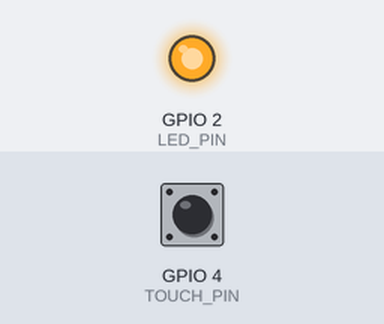
The sketch below on a simulated ESP32. On the bench: output pins drawn as LEDs (lit = HIGH). The inputs (shaded band) are chosen by the test bench; at power-on: GPIO 4 (TOUCH_PIN) HIGH. What the sketch prints to the serial monitor is not drawn.

Above: at 0.1 s.
Timing chart, 0 to 1.6 s (numbered marks = the images above):
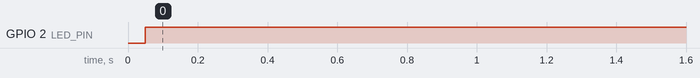

The sketch:

sketch_jun28a.ino
```cpp
/*
ex04 触摸自锁LED开关
关联实验：基础IO点灯、触摸引脚读取
功能：单次触摸翻转LED，防抖+上升沿边缘检测，自锁保持状态
*/
#define TOUCH_PIN 4    // T0对应GPIO4触摸引脚
#define LED_PIN 2      // ESP32板载LED引脚
#define THRESHOLD 400   // 触摸阈值，可根据串口读数微调

// 作业要求：布尔型状态变量存储LED状态
bool ledState = false;
// 用于边缘检测，记录上一次触摸状态
bool lastTouchFlag = false;

void setup() {
  Serial.begin(115200);
  pinMode(LED_PIN, OUTPUT);
  digitalWrite(LED_PIN, LOW); // 上电默认熄灭
}

void loop() {
  int touchValue = touchRead(TOUCH_PIN);
  bool nowTouch = (touchValue < THRESHOLD);

  // 边缘检测：上一时刻未触摸，当前刚触摸（触发瞬间）
  if (nowTouch == true && lastTouchFlag == false)
  {
    delay(50); // 软件防抖延时，过滤手抖杂波
    touchValue = touchRead(TOUCH_PIN);
    if (touchValue < THRESHOLD)
    {
      ledState = !ledState;       // 翻转LED状态
      digitalWrite(LED_PIN, ledState);
      Serial.print("触摸触发，LED状态：");
      Serial.println(ledState ? "点亮" : "熄灭");
    }
  }

  lastTouchFlag = nowTouch; // 更新历史触摸状态
  delay(20);
}
```

Measured:
- by itself, GPIO 2 (LED_PIN): LOW → HIGH at 0.05 s
